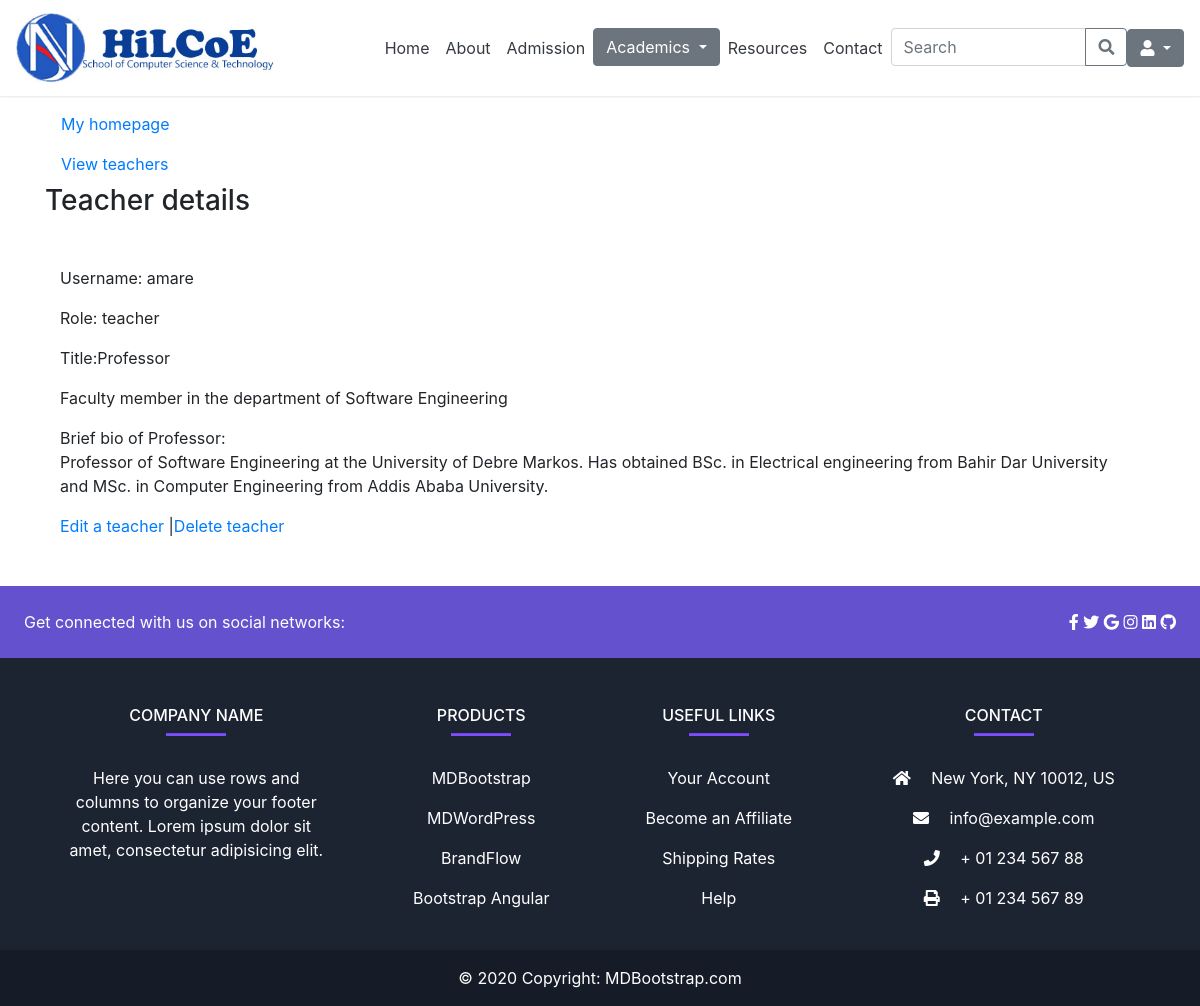
The app's page /admin_app/teacher/2/detail/ with its own data.
### admin_app/models.py (models this page shows, shortened)
class UserProfile(models.Model):
    user = models.OneToOneField(User, on_delete=models.CASCADE)
    bio = models.TextField(default='Enter your bio briefly')
    role = models.CharField(max_length=20, choices=roles, default='student')
    department = models.ForeignKey(Department, on_delete=models.CASCADE, null=True, blank=True)
    academic_year = models.CharField(max_length=20, choices=year, null=True, blank=True)
    semester = models.CharField(max_length=20, choices=semester, null=True, blank=True)
    title = models.CharField(max_length=20, choices=title_choices, null=True, blank=True)
    stream = models.ForeignKey(Stream, on_delete=models.CASCADE, null=True, blank=True)
    program = models.ForeignKey(Program, on_delete=models.CASCADE, null=True, blank=True)

class Department(models.Model):
  name = models.CharField(max_length=50, null=True, blank=True)
  department_head = models.CharField(max_length=50, null=True, blank=True)
  def __str__(self):
        return self.name if self.name else "Unnamed Stream"

### admin_app/views.py (the view)
# urls.py: path('teacher/<int:teacher_id>/detail/', views.teacher_detail, name='teacher-detail'),
def teacher_detail(request, teacher_id):
    teacher = UserProfile.objects.get(pk=teacher_id)
    context = {
      'teacher':teacher
   }
    return render(request, 'admin_app/teacher/teacher_detail.html', context)

### templates/admin_app/teacher/teacher_detail.html (shortened to what this page needs)
{% extends 'base.html' %}
{% block content %}
<div class="container my-5">
    <a class="nav-link text-black" href="{% if user.is_superuser or user.is_staff %}
            {% url 'admin-dashboard' %}
            {% else %}
                {% url 'cs-bsc' %}
            {% endif %}">My homepage
    </a>
    <a class="nav-link text-black" href="{% url 'teacher-list' %}"> View teachers </a>
    <h3>Teacher details</h3>
    <div class="container my-5">
        <p>Username: {{ teacher.user.username }} </p>
        <p>Role: {{ teacher.role }}</p>
        <p>Title:{{ teacher.title }}</p>
        <p>Faculty member in the department of {{ teacher.department }} </p>
        <p>Brief bio of {{ teacher.title }}: <br> {{ teacher.bio }}</p>
        <a href="{% url 'teacher-edit' teacher_id=teacher.pk %}">Edit a teacher </a>|<a href="{% url 'teacher-delete' teacher_id=teacher.pk %}">Delete teacher </a>
    </div>
</div>
{% endblock %}

### records on screen
UserProfile: user.username "amare", role "teacher", title "Professor", department "Software Engineering", bio "Professor of Software Engineering at the University of Debre Markos. Has obtained BSc. in Electrical engineering from Bahir Dar University and MSc. in Computer Engineering from Addis Ababa University."
